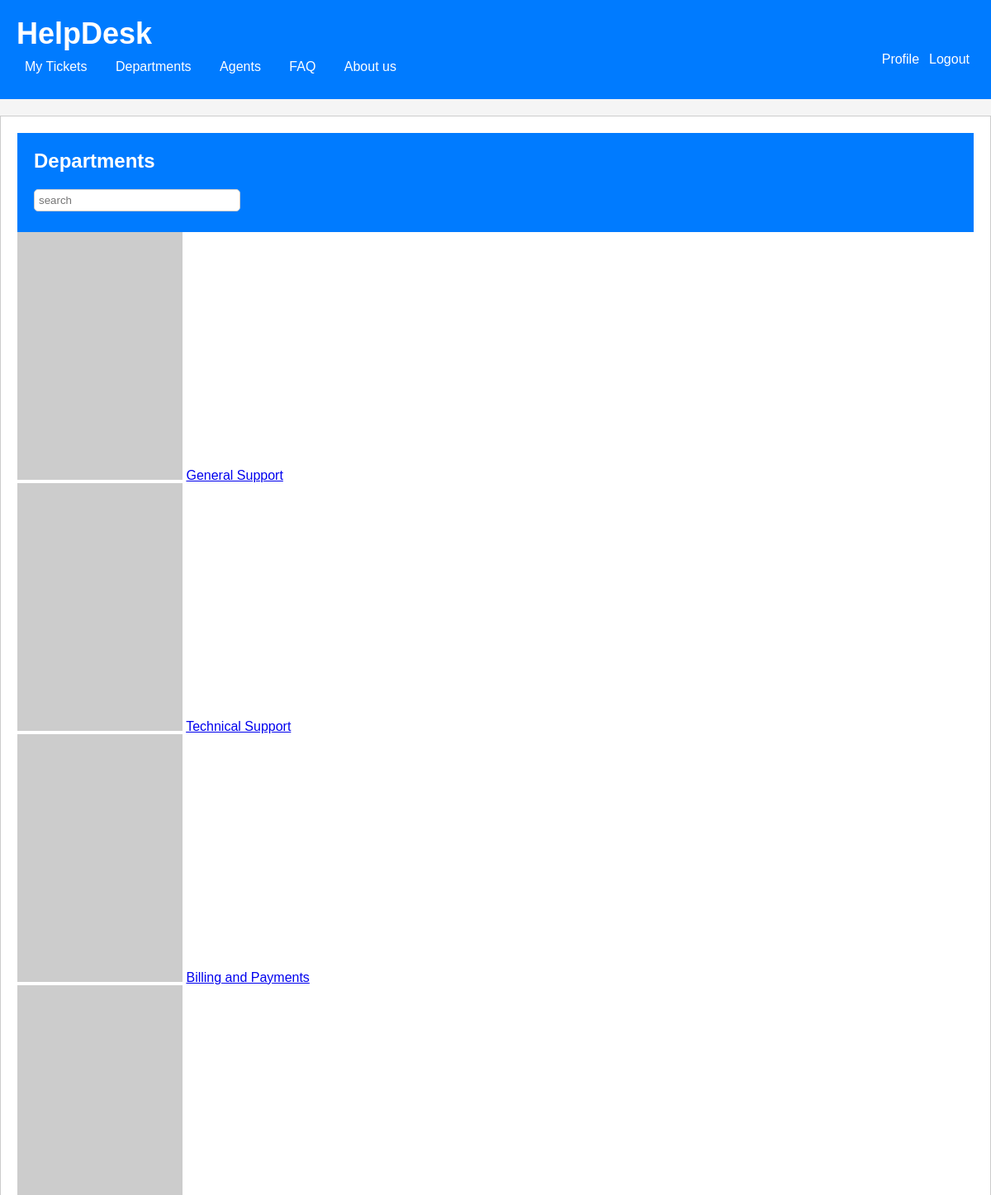
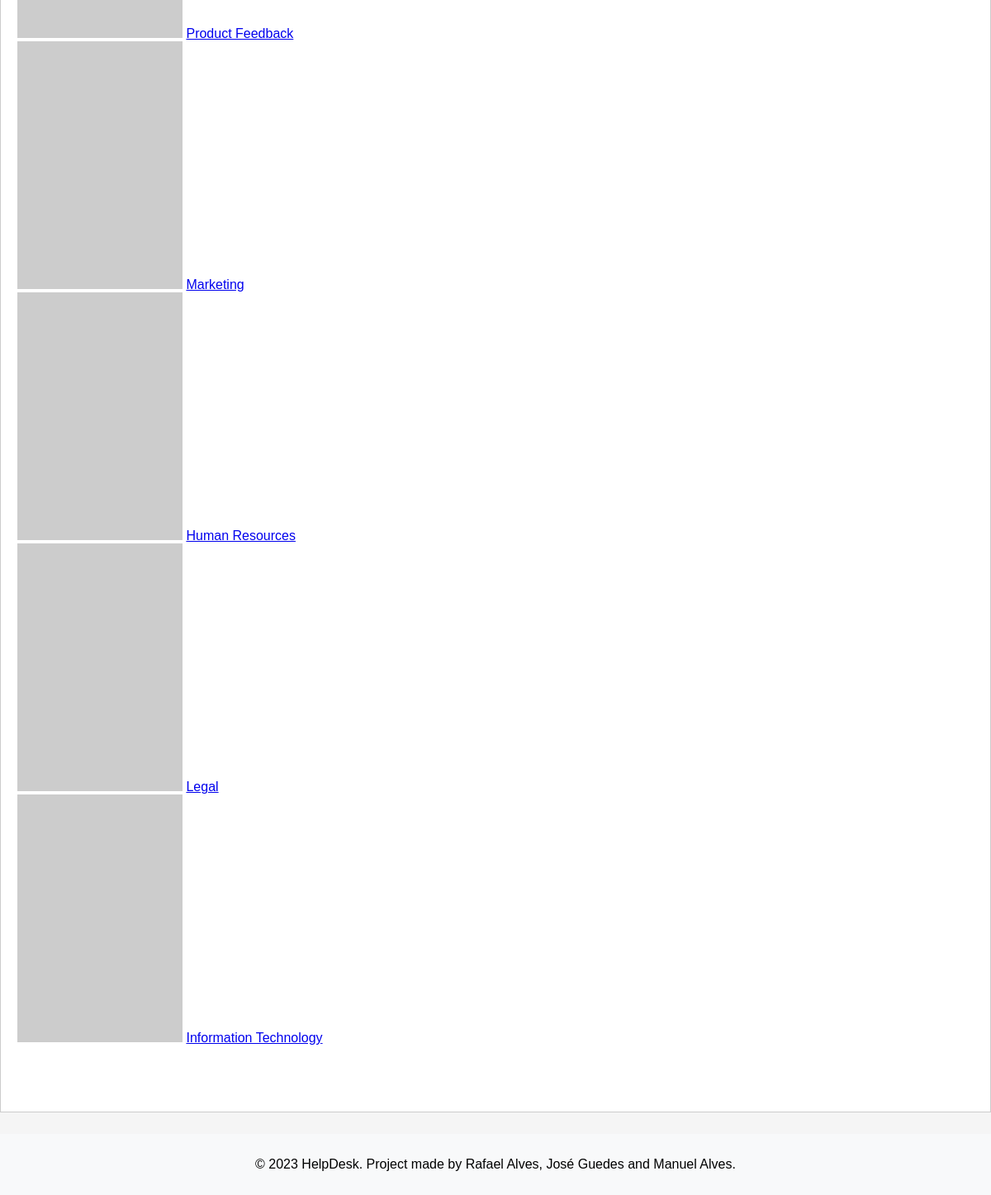
Page /pages/department.php on the committed database (2 pictures, top to bottom).
### tables this page shows
CREATE TABLE Department (
    id INTEGER PRIMARY KEY AUTOINCREMENT,
    name varchar(255) NOT NULL UNIQUE,
    created_at TIMESTAMP NOT NULL DEFAULT CURRENT_TIMESTAMP
);

### pages/department.php (called while the page is built, shortened)
<?php
  require_once(__DIR__ . '/../database/department.class.php');
  require_once(__DIR__ . '/../templates/header.tpl.php');
  require_once(__DIR__ . '/../templates/footer.tpl.php');
  require_once(__DIR__ . '/../templates/department.tpl.php');
  $isADMIN = isAdmin(getUserID());
  $departments = Department::getDepartments($dbh, 8);
  drawDepartments($departments, $isADMIN);
?>

### database/department.class.php (called while the page is built, shortened)
<?php
  class Department {
    public function __construct(int $id, string $name)
    {
      $this->id = $id;
      $this->name = $name;
    }
    static function getDepartments(PDO $db, int $count) : array {
      $stmt = $db->prepare('SELECT id, name FROM Department LIMIT ?');
      $stmt->execute(array($count));
      $departments = array();
      while ($department = $stmt->fetch()) {
        $departments[] = new Department(
          intval($department['id']),
          $department['name']
        );
      }
      return $departments;
    }
  }
?>

### templates/department.tpl.php (the view, shortened to what this page needs)
<?php
  require_once(__DIR__ . '/../database/department.class.php')
?>
<?php function drawdepartments(array $departments, bool $isADMIN) { ?>
  <header>
    <h2>Departments
    </h2>
    <input id="searchdepartment" type="text" placeholder="search" onchange>
  </header>
  <section id="departments">
    <?php foreach($departments as $department) { ?>
      <article>
        <img src="https://picsum.photos/id/1/200/300?<?=$department->id?>">
        <a href="../pages/departmentTicket.php?id=<?=$department->id?>"><?=$department->name?></a>
      </article>
    <?php } ?>
  </section>
<?php } ?>

### css/common.css (style rules this page uses)
header { background-color: #007bff; color: #fff; padding: 20px; }
body { position: relative; margin: 0; padding: 0; font-family: Arial, sans-serif; background-color: #f5f5f5; min-height: 100%; padding-bottom: 5rem; }
input[type="text"], input[type="password"], input[type="email"] { display: inline-block; width: 250px; padding: 5px; margin-bottom: 5px; border: 1px solid #ccc; border-radius: 5px; box-sizing: border-box; }
h2 { font-size: 24px; margin: 0 0 20px; }

### rows in the picture
department: name "General Support"
department: name "Technical Support"
department: name "Billing and Payments"
department: name "Product Feedback"
department: name "Marketing"
department: name "Human Resources"
department: name "Legal"
department: name "Information Technology"
